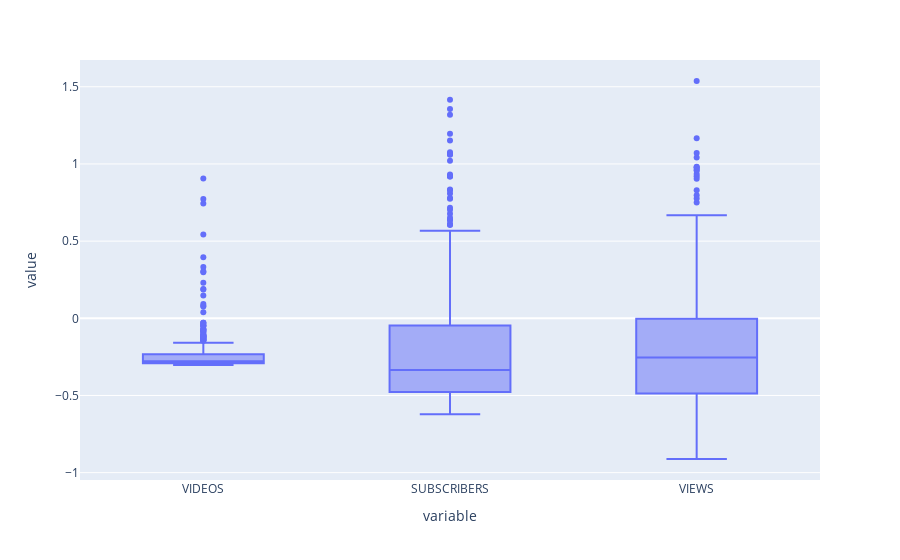

The code cell stored with this chart in its notebook:
### Markdown cell above
Imputing outliers with median

### Code cell
# Filtering scaled_numeric_features and X with the not outliers, then the outliers index are removed and been reindexed, filled with NaN and imputing these NaN values with median. For testing reasons a copy of numeric_features will be saved to also train models without impute data (keeping the outliers) to compare


def replace_outliers_median(df):
    imputer = SimpleImputer(strategy="median")
    new_numeric_features = df[not_outliers].reindex(
        list(range(scaled_numeric_features.index.min(), scaled_numeric_features.index.max() + 1)), fill_value=np.nan
    )
    return pd.DataFrame(imputer.fit_transform(new_numeric_features), columns=new_numeric_features.columns)

numeric_features_with_outliers = yt_df.iloc[:, :-1]

scaled_numeric_features = replace_outliers_median(scaled_numeric_features)

numeric_features = replace_outliers_median(numeric_features)

px.box(scaled_numeric_features)

### Figure 1 — Plotly figure (JSON) as saved in the notebook; plotly's stock layout.template omitted (floating-point values rounded to 4 significant figures; data arrays with more than 128 entries replaced by an {"elided": "..."} marker saying what was removed)
{"data": [{"alignmentgroup": "True", "hovertemplate": "variable=%{x}<br>value=%{y}<extra></extra>", "legendgroup": "", "marker": {"color": "#636efa"}, "name": "", "notched": false, "offsetgroup": "", "orientation": "v", "showlegend": false, "type": "box", "x": {"elided": "1455 str values"}, "x0": " ", "xaxis": "x", "y": {"elided": "1455 float values"}, "y0": " ", "yaxis": "y"}], "layout": {"boxmode": "group", "legend": {"tracegroupgap": 0}, "margin": {"t": 60}, "xaxis": {"anchor": "y", "domain": [0, 1], "title": {"text": "variable"}}, "yaxis": {"anchor": "x", "domain": [0, 1], "title": {"text": "value"}}}}
